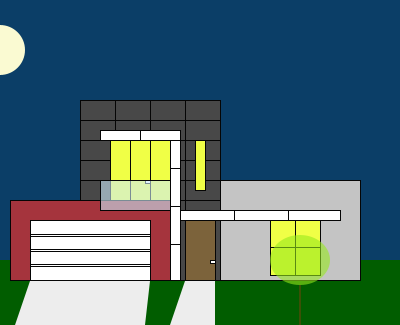
Frame 1 (no input)
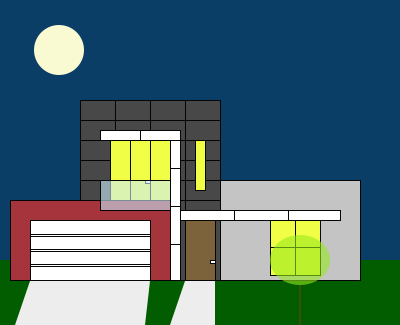
Frame 60 (the mouse pressed at the canvas centre just before this capture)
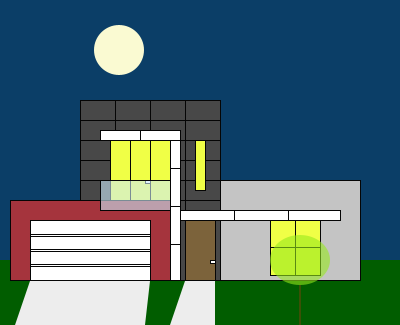
Frame 120 (the mouse held since frame 60 and released just before this capture)

The Processing sketch that drew these frames (run headless with seeded random() and noise(); from frame 60 on, the mouse is pressed at the canvas centre):

// Processing sketch: processing_123767
// ── processing_123767.pde

void setup() {
  size(400, 325);
  background(255);
}

int a = 0;

void draw() {
  noStroke();

  if (mouseX<height-20)
    fill (11, 62, 103);
  else
    fill(69, 159, 206);
  rect(0, 0, 400, 325); //céu
  fill(255);


  if (mouseX<height-20)
    fill (250, 250, 210);
  else
    fill(255, 244, 23);
  ellipse(a++, 50, 50, 50); //lua

  if (a>500)
    a=-10;

  fill(255);



  fill(1, 93, 0);
  rect(0, 260, 400, 65); //chão
  fill(255);

  stroke(5);

  fill(72);
  rect(80, 100, 140, 180); //retângulo1
  fill(255);

  for (int i=100; i<200; i=i+20) { 
    line(80, i+20, 220, i+20);
  } 
  for (int i=80;i<220;i=i+35) {
    line(i, 100, i, 280);
  }

  fill(165, 52, 61);
  rect(10, 200, 160, 80); //retângulo2
  fill(255);

  fill(196);
  rect(220, 180, 140, 100); //retângulo3
  fill(255);

  rect(30, 220, 120, 60); //garagem
  line(30, 249, 150, 249);
  fill(242, 252, 244);
  line(30, 251, 150, 251);
  fill(255);
  line(30, 234, 150, 234);
  line(30, 236, 150, 236);
  line(30, 264, 150, 264);
  line(30, 266, 150, 266);
  noStroke();
  fill(237);
  quad(30, 281, 15, 325, 145, 325, 150, 281); //calçadagaragem
  fill(255);
  stroke(5);

  rect(170, 130, 10, 150); //coluna
  for (int i=130;i<280;i=i+38) {
    line(170, i, 180, i);
  }

  rect(100, 130, 80, 10); //viga
  for (int i=100;i<180;i=i+40) {
    line(i, 130, i, 140);
  }

  if (mouseX<height-20)
    fill (240, 255, 70);
  else
    fill(252);

  rect(110, 140, 60, 60); //janela1
  for (int i=110;i<170;i=i+20) {
    line(i, 140, i, 200);
  }
  fill(255);

  rect(145, 180, 5, 3);

  fill(204, 235, 250, 150);
  rect(100, 180, 70, 30); //parapeito
  fill(255);

  fill (240, 255, 70);
  rect(195, 240, 10, 50);
  fill(255);

  fill(124, 99, 59);
  rect(185, 220, 30, 60); //porta
  fill(255);
  rect(210, 260, 5, 3);
  noStroke();
  fill(237);
  quad(185, 281, 170, 325, 215, 325, 215, 281); //calçadaporta
  fill(255);
  stroke(5);

  rect(180, 210, 160, 10); //viga3
  for (int i=180;i<340;i=i+54) {
    line(i, 210, i, 220);
  }

  if (mouseX<height-20)
    fill (240, 255, 70);
  else
    fill(252);
  rect(270, 220, 50, 55); //janela2
  line(295, 220, 295, 275);
  line(270, 247, 320, 247);
  fill(255);

  if (mouseX<height-20)
    fill(240, 255, 70);
  else
    fill(252);
  rect(195, 140, 10, 50);

  //árvores
  noStroke();
  fill(150, 233, 27, 150);
  ellipse(300, 260, 60, 50);
  fill(100, 72, 10, 150);
  rect(299, 285, 2, 40);
}
